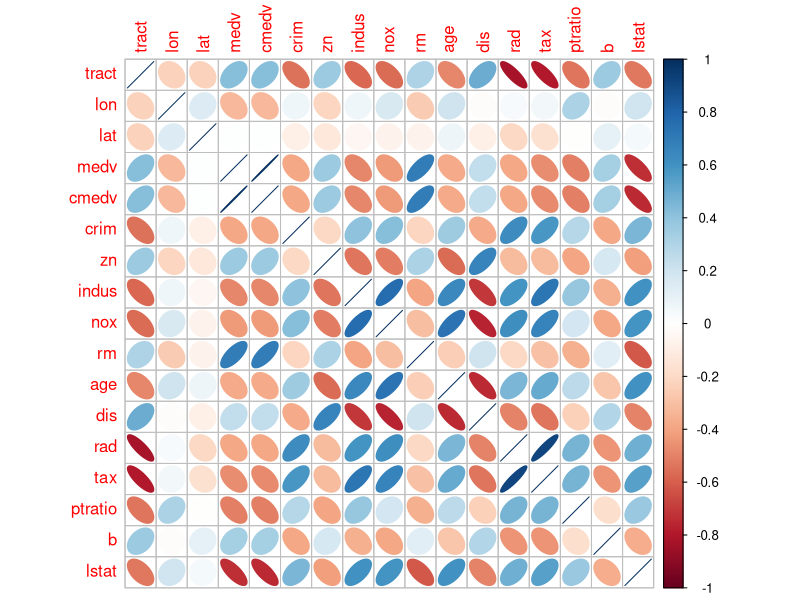
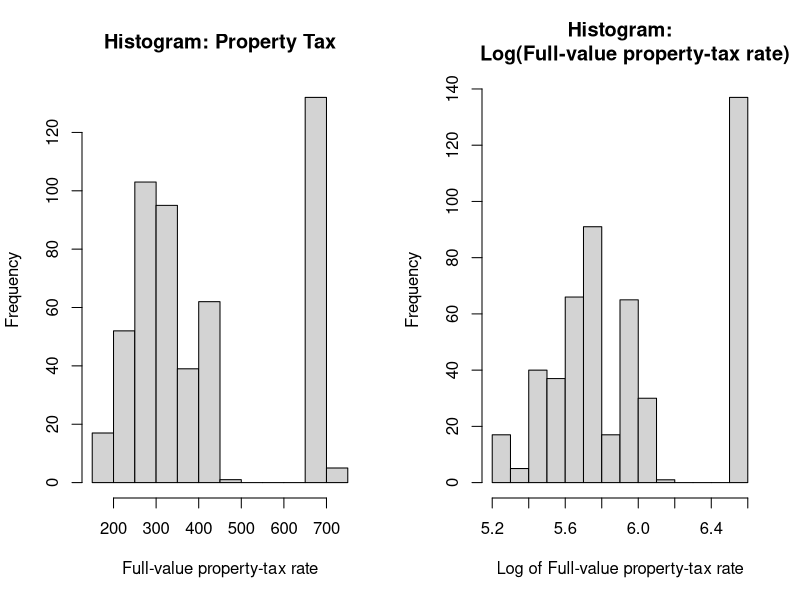
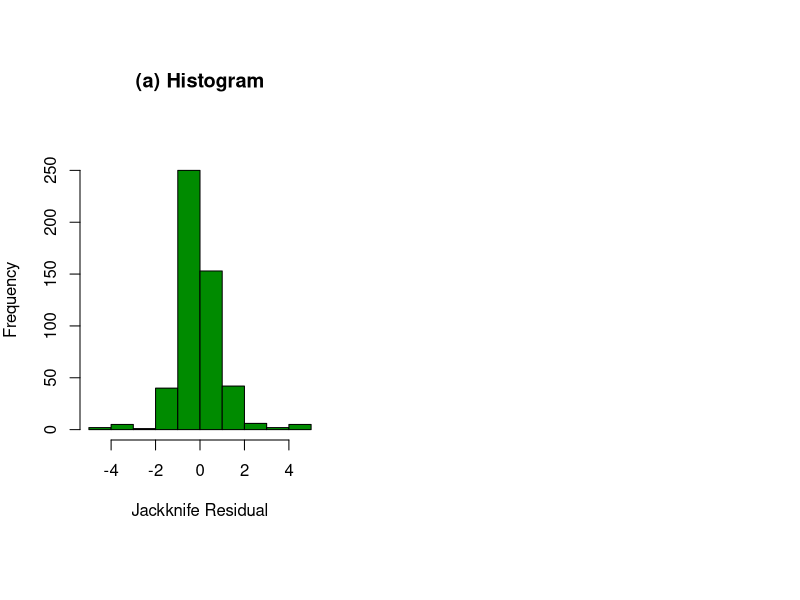

R code for these plots, in order: (Note: this script raises an error after producing the figures.)
## ---- chunk 1
# Reading the data
library(mlbench)
data(BostonHousing2)
dim(BostonHousing2)
## ---- chunk 2
# Check for missing data
anyNA(BostonHousing2)

# Predictor characteristics
str(BostonHousing2)
## ---- chunk 3
boston <- subset(BostonHousing2, select = -c(town, chas))
## ---- chunk 4
library(corrplot)
COR <- cor(boston, use="everything", method ="pearson")
corrplot(COR, method="ellipse")
## ---- chunk 5
par(mfrow=c(1,2))
hist(boston$tax, xlab="Full-value property-tax rate", main="Histogram: Property Tax")
log_boston_tax <- log(boston$tax)
hist(log_boston_tax, xlab="Log of Full-value property-tax rate", main="Histogram:
     Log(Full-value property-tax rate)")
## ---- chunk 6
library(caTools)
set.seed(123)
split = sample.split(boston, SplitRatio = 2/3)
train = subset(boston, split == TRUE)
test = subset(boston, split == FALSE)
dim(train)
dim(test) #number of rows of train and test sums up to 506 like original dataset
## ---- chunk 7
# Full model
fit.full.train <- lm(train$tax ~ ., data = train)
summary(fit.full.train)
## ---- chunk 8
library(MASS)
fit.step <- stepAIC(fit.full.train, direction="both", k=log(nrow(train)), trace = FALSE)  
fit.step$anova 
summary(fit.step)
## ---- chunk 9
predict_step <- predict(fit.step, newdata = test)
# sum of squared prediction error (SSPE)
sum((test$tax - predict_step)**2)
## ---- chunk 10
fit.final <- lm(boston$tax ~ boston$cmedv + boston$zn + boston$indus + boston$rad, data=boston)
summary(fit.final)
## ---- chunk 11
library(car)

#Studentized jackkinfe residuals
r.jack <- rstudent(fit.final)

# Graphs
par(mfrow=c(1,2),mar=c(8,4,8,4)) 
hist(r.jack, xlab="Jackknife Residual", col="green4", main="(a) Histogram") 
qqPlot(fit.final, pch=19, cex=.8, col="orange", main="(b) Q-Q Plot") 

# THE SHAPIRO-WILKS NORMALITY TEST
shapiro.test(r.jack) 
## ---- chunk 12
ncvTest(fit.final) 

# Plot of Absolute Jackknife Residuals vs. Fitted values 
spreadLevelPlot(fit.final, pch=20, cex=0.5, col="green4", 
	main="Fit.final Model on Baseball Salary: Heteroscedasticity")
# IF THE LINES ARE FLAT, THEN EQUAL VARIANCE IS JUSTIFIED. 
## ---- chunk 13
response <- boston$tax^(2.843588)
fit.final <- lm(boston$tax ~ boston$cmedv + boston$zn + boston$indus + boston$rad, data=boston)
## ---- chunk 14
# Durbin-Watson Test for Autocorrelated Errors
durbinWatsonTest(fit.final)
## ---- chunk 15
# leverage plots or partial regression plot
leveragePlots(fit.final, main="Partial Regression (Leverage) Plots") 
## ---- chunk 16
influencePlot(fit.final, id.method="identify", 
	col="blue", 
	main="Influence Plot", 
	sub="Circle size is proportial to Cook's d")
## ---- chunk 17
# CONDITION NUMBER (> 100?)
kappa(lm(boston$tax ~ boston$cmedv + boston$zn + boston$indus + boston$rad, data=boston -1, x=TRUE)$x);

# COMPUTE VIF USING FUNCTION vif (> 10?)
vif(lm(boston$tax ~ boston$cmedv + boston$zn + boston$indus + boston$rad, data=boston -1, x=TRUE)) 
